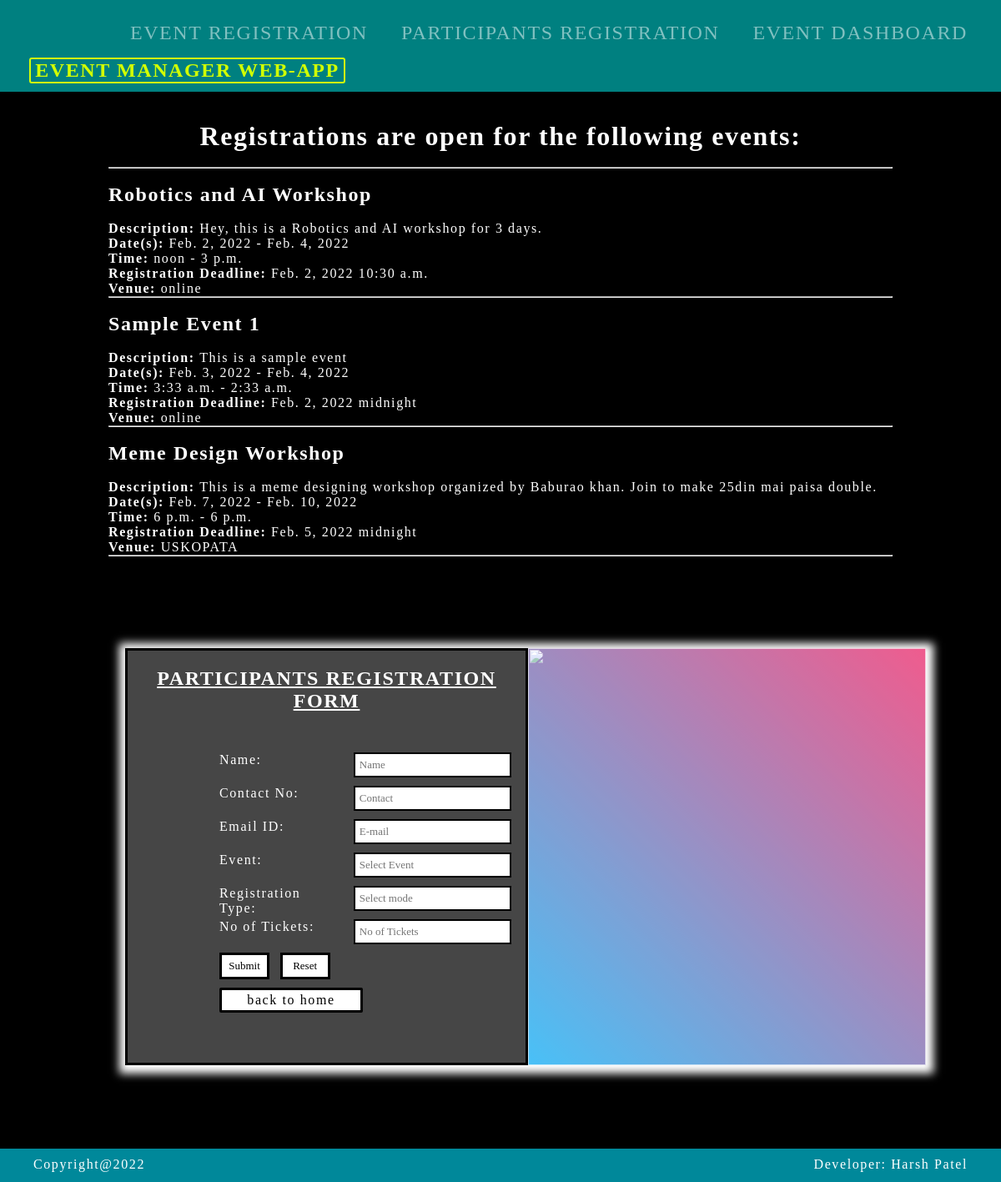
Page /participant on the committed database.
### EM_App/models.py (models this page shows, shortened)
class Event(models.Model):
    eventName = models.CharField(max_length=32)
    description = models.TextField()
    location = models.CharField(max_length=32)
    fromDate = models.DateField()
    fromTime = models.TimeField()
    toDate = models.DateField()
    toTime = models.TimeField()
    deadlineDate = models.DateField()
    deadlineTime = models.TimeField()
    email = models.EmailField()
    password = models.CharField(max_length=32)

### EM_App/views.py (the view, shortened to what this page needs)
# urls.py: path('participant', views.participant, name='participant'),
def participant(request):
    template = loader.get_template('participant.html')
    date_t = dt.datetime.now().date()
    time_t = dt.datetime.now().time()
    event_database = Event.objects.all().order_by('deadlineDate', 'fromDate', 'fromTime')
    e_data = []
    for e in event_database:
        if e.deadlineDate > date_t or e.deadlineDate == date_t and e.deadlineTime > time_t:
            e_data.append(e)
        else:
            continue
    context = {
        'events': e_data,
    }
    return HttpResponse(template.render(context, request))

### EM_App/Templates/participant.html (shortened to what this page needs)
{% extends 'base.html' %}
{% block body %}
<div class="e_database">
    <h1>Registrations are open for the following events:</h1><br>
    <hr>
    {% for event in events %}
    <br>
    <h2>{{ event.eventName }}</h2><br>
    <p>
        <strong>Description: </strong>{{ event.description }}<br>
        <strong>Date(s): </strong>{{ event.fromDate }} - {{ event.toDate }}<br>
        <strong>Time: </strong>{{ event.fromTime }} - {{ event.toTime }}<br>
        <strong>Registration Deadline: </strong>{{ event.deadlineDate }} {{ event.deadlineTime }}<br>
        <strong>Venue: </strong>{{ event.location }}<br>
    </p>
    <hr>
    {% endfor %}
</div>
<section class="event" style="margin-top: 100px; margin-bottom: 140px">
    <div class="event-ct">
        <h2>
            PARTICIPANTS REGISTRATION FORM
        </h2><br>
        <form action="" class="form" method="POST" style="left: 100px;">
            <div class="participantName">
                <label for="participantName">Name:</label>
                <input type="text" id="participantName" name="participantName" placeholder="Name" class="eventData" required>
            </div>
            <div class="cno">
                <label for="cno">Contact No:</label>
                <input type="tel" id="cno" name="cno" placeholder="Contact" class="eventData" required>
            </div>
            <div class="email">
                <label for="email">Email ID:</label>
                <input type="email" id="email" name="email" placeholder="E-mail" class="eventData" required>
            </div>
            <div class="event-dropdown">
                <label for="events">Event:</label>
                <input list="events" name="event" class="eventData" placeholder="Select Event" required>
            </div>
            <div class="regType-dropdown">
                <label for="regTypes">Registration Type:</label>
                <input list="regTypes" name="regType" class="eventData" placeholder="Select mode" required>
            </div>
            <div class="groupSize">
                <label for="groupSize">No of Tickets:</label>
                <input type="number" id="groupSize" name="groupSize" placeholder="No of Tickets" min="1"
                    class="eventData">
            </div>
            <input type="submit" id="submit" name="submit" class="eventData">
            <input type="reset" id="reset" name="reset" class="eventData">
            <a href="index">back to home</a>
        </form><br>
    </div>
    <div class="event-img">
        <img
            src="https://images.pexels.com/photos/2607554/pexels-photo-2607554.jpeg?auto=compress&cs=tinysrgb&dpr=1&w=500">
    </div>
</section>
{% endblock %}

### EM_App/Templates/base.html (shortened to what this page needs)
{% load static %}
<!DOCTYPE html>
<html lang="en">
<head>
    <link rel="stylesheet" href="{% static 'base.css' %}">
</head>
<body>
    <header>
        <nav class="navbar-home">
            <ul>
                <li>
                    <a href="dashboard">EVENT DASHBOARD</a>
                </li>
                <li>
                    <a href="participant">PARTICIPANTS REGISTRATION</a>
                </li>
                <li>
                    <a href="event">EVENT REGISTRATION</a>
                </li>
                <div>
                    <a id="logo" href="index">EVENT MANAGER WEB-APP</a>
                </div>
            </ul>
        </nav>
    </header>
    {% block body %}
    {% endblock %}
    <div class="footer-home">
        <ul class="copyright-home">
            <li>Copyright@2022</li>
            <li id="developer">Developer: Harsh Patel</li>
        </ul>
    </div>
</body>
</html>

### EM_App/static/base.css (style rules this page uses)
* { margin: 0; padding: 0; font-family: 'Times New Roman', sans-serif; }
body { letter-spacing: 0.1rem; background-color: rgb(0, 0, 0); }
.navbar-home { margin: 0px; padding: 10px 0px; }
.navbar-home ul { overflow: auto; margin: 0; padding: 0; font-size: 24px; padding: 0px 20px; }
.navbar-home li { float: right; list-style: none; margin: 16px 20px; }
.navbar-home a { text-decoration: none; color: rgba(255, 255, 255, 0.5); cursor: pointer; }
.navbar-home div { padding: 3px; margin: 12px; }
#logo { width: 375px; text-align: center; float: left; font-weight: bold; border: 2px solid #d1ff02; border-radius: 3px; color: #d1ff02; }
.copyright-home { color: white; background-color: #00dcf99e; position: fixed; bottom: 0px; width: 100%; height: 40px; }
.copyright-home li { position: relative; top: 25%; display: inline; padding: 0px 40px; }
#developer { float: right; }
section { background-color: rgb(70, 70, 70); color: white; position: relative; margin-top: 50px; margin-bottom: 100px; left: 150px; width: 80%; height: 500px; display: flex; box-shadow: 1px 2px 10px 8px white; }
section .event-img { position: relative; width: 50%; height: 100%; }
section .event-img img { position: relative; top: 0; left: 0; width: 100%; height: 100%; object-fit: cover; }
section .event-img:before { content: ''; position: absolute; top: 0; left: 0; width: 100%; height: 100%; background: linear-gradient(225deg, #e91e63, #03a9f4); z-index: 1; mix-blend-mode: screen; }
section .event-ct { border: 3px solid rgb(0, 0, 0); position: relative; width: 50%; }
section .event-ct h2 { display: block; margin: 20px; text-align: center; text-decoration: underline rgb(253, 253, 253); }
.form { padding: 10px 10px; position: absolute; left: 75px; }
.eventData { margin: 0px 7px 10px 18px; padding: 5px 5px 5px 5px; font-size: small; border: 2px solid black; }
#submit, #reset { margin-left: 0px; color: black; background-color: white; border: 3px solid black; width: 60px; }
section .event-ct a, .error-home a, .success-home a { text-decoration: none; border-radius: 2px; cursor: pointer; display: grid; width: 160px; text-align: center; font-size: medium; background-color: white; padding: 3px; color: black; border: 3px solid black; }
.eventName, .description, .location, .email, .password, .cno, .participantName, .groupSize, .event-dropdown, .regType-dropdown, .eventId { display: grid; grid-template-columns: 1fr 1.5fr; }
.eventName, .description, .location, .email, .password, .cno, .participantName, .groupSize, .event-dropdown, .regType-dropdown, .eventId label { text-align: left; }
.e_database { color: white; margin: 25px 120px; padding: 10px; }
.e_database h1 { text-align: center; }

### rows in the picture
Event: eventName "Robotics and AI Workshop", description "Hey, this is a Robotics and AI workshop for 3 days.", fromDate "Feb. 2, 2022", toDate "Feb. 4, 2022", fromTime "noon", toTime "3 p.m.", deadlineDate "Feb. 2, 2022", deadlineTime "10:30 a.m.", location "online"
Event: eventName "Sample Event 1", description "This is a sample event", fromDate "Feb. 3, 2022", toDate "Feb. 4, 2022", fromTime "3:33 a.m.", toTime "2:33 a.m.", deadlineDate "Feb. 2, 2022", deadlineTime "midnight", location "online"
Event: eventName "Meme Design Workshop", description "This is a meme designing workshop organized by Baburao khan. Join to make 25din mai paisa double.", fromDate "Feb. 7, 2022", toDate "Feb. 10, 2022", fromTime "6 p.m.", toTime "6 p.m.", deadlineDate "Feb. 5, 2022", deadlineTime "midnight", location "USKOPATA"
